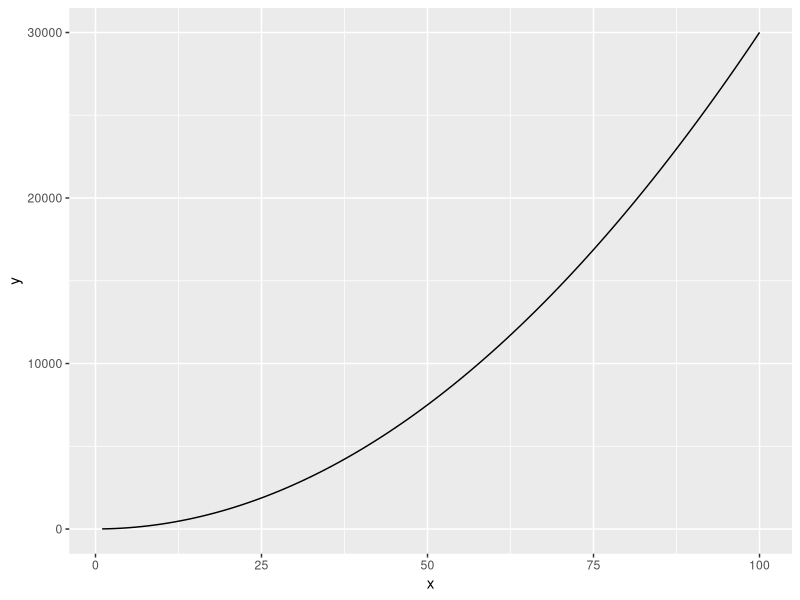
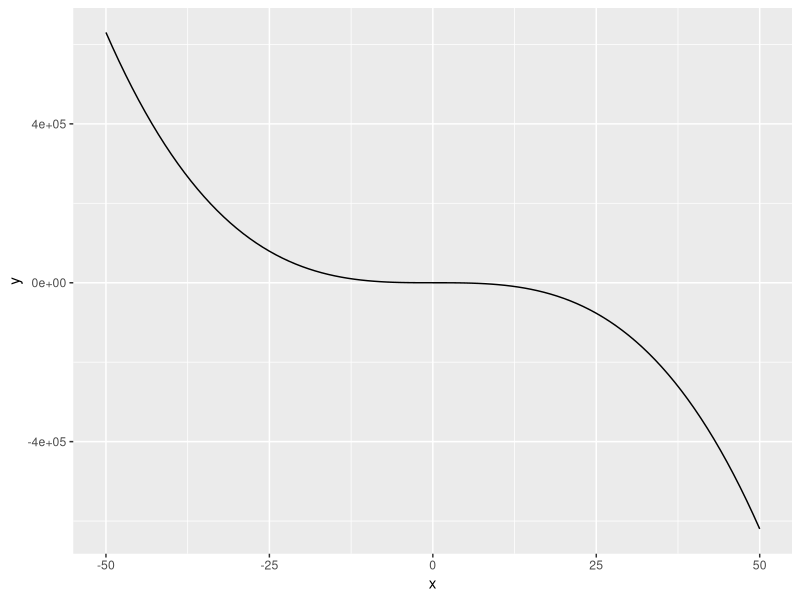

Write the R code that produced these figures, in order.
## ---- chunk 1
# load packages ----

library(tidyverse)

# define function ; shortcut: command,option,x ---- 
eq1 <- function(x) {
  3*x^2+4
}

# create a dataframe w/ range of values to evaluate our fxn across ----

my_data_range<-data.frame(x=c(1,100))


# plot function as a continuous curve over our specified range of values in our df ----

ggplot(data=my_data_range,aes(x=x)) +
  geom_function(fun=eq1)
## ---- chunk 2
# define function ----
eq2 <- function(x) {
  2.4-(5*x^3)+(2.1*x^2)
}

# create a dataframe w/ range of values to evaluate our fxn across ----

new_data_range<-data.frame(x=c(-50,50))

# plot function as a continuous curve over our specified range of values in our df ----

ggplot(data=new_data_range,aes(x=x)) +
  geom_function(fun=eq2)
